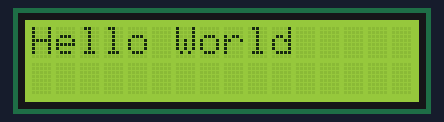
A sketch run on a simulated Arduino Uno, built with avr-gcc and run on an emulated ATmega328P. Parts: 16×2 character LCD.

Above: at 0.1 s.
At 1.1 s:
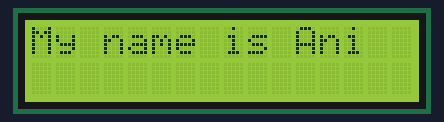

The sketch:

learnLCD.ino
```cpp
#include <LiquidCrystal.h>

const int rs = 7;
const int en = 8;
const int d4 = 9;
const int d5 = 10;
const int d6 = 11;
const int d7 = 12;

int dt = 1000;

LiquidCrystal lcd(rs, en, d4, d5, d6, d7); // creates lcd object


void setup() {
  // put your setup code here, to run once:
  Serial.begin(9600);
  lcd.begin(16,2); // 16 columns, 2 rows *why is columns first LOL*

}

void loop() {
  // put your main code here, to run repeatedly:
  lcd.setCursor(0,0);
  lcd.print("Hello World");
  delay(dt);
  lcd.setCursor(0,0);
  lcd.print("My name is Ani");
  delay(dt);
  lcd.clear();

}
```

Measured:
- what the display in image 1 shows lasts 1.0 s, from 1.1 s to 2.1 s
